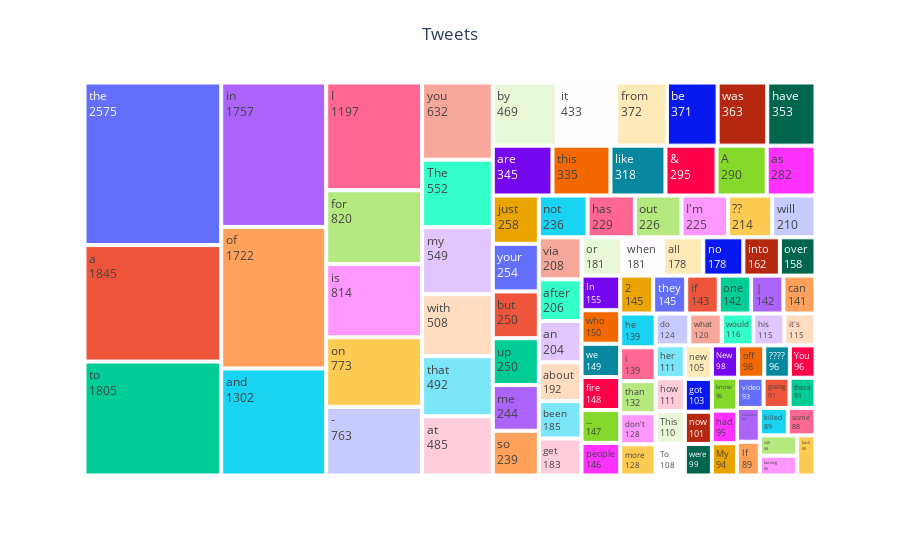

Source (notebook cell):
### Code cell
fig=px.treemap(top100, path=[top100.index], values=0)
fig.update_traces(textinfo='label+value')
fig.update_layout(title={
    'text': 'Tweets',
    'y': 0.95,
    'x': 0.5,
    'xanchor': 'center',
    'yanchor': 'top'
})
fig.show()

### Figure 1 — Plotly figure (JSON) as saved in the notebook; plotly's stock layout.template omitted (floating-point values rounded to 4 significant figures)
{"data": [{"branchvalues": "total", "domain": {"x": [0, 1], "y": [0, 1]}, "hovertemplate": "labels=%{label}<br>0=%{value}<br>parent=%{parent}<br>id=%{id}<extra></extra>", "ids": ["&amp;", "-", "...", "2", "??", "????", "A", "California", "I", "I'm", "If", "In", "My", "New", "The", "This", "To", "You", "a", "about", "after", "all", "an", "and", "are", "as", "at", "back", "be", "been", "burning", "but", "by", "can", "do", "don't", "fire", "for", "from", "get", "going", "got", "had", "has", "have", "he", "her", "his", "how", "i", "if", "in", "into", "is", "it", "it's", "just", "killed", "know", "like", "me", "more", "my", "new", "no", "not", "now", "of", "off", "on", "one", "or", "out", "over", "people", "so", "some", "still", "than", "that", "the", "there", "they", "this", "to", "up", "via", "video", "was", "we", "were", "what", "when", "who", "will", "with", "would", "you", "your", "|"], "labels": ["&amp;", "-", "...", "2", "??", "????", "A", "California", "I", "I'm", "If", "In", "My", "New", "The", "This", "To", "You", "a", "about", "after", "all", "an", "and", "are", "as", "at", "back", "be", "been", "burning", "but", "by", "can", "do", "don't", "fire", "for", "from", "get", "going", "got", "had", "has", "have", "he", "her", "his", "how", "i", "if", "in", "into", "is", "it", "it's", "just", "killed", "know", "like", "me", "more", "my", "new", "no", "not", "now", "of", "off", "on", "one", "or", "out", "over", "people", "so", "some", "still", "than", "that", "the", "there", "they", "this", "to", "up", "via", "video", "was", "we", "were", "what", "when", "who", "will", "with", "would", "you", "your", "|"], "name": "", "parents": ["", "", "", "", "", "", "", "", "", "", "", "", "", "", "", "", "", "", "", "", "", "", "", "", "", "", "", "", "", "", "", "", "", "", "", "", "", "", "", "", "", "", "", "", "", "", "", "", "", "", "", "", "", "", "", "", "", "", "", "", "", "", "", "", "", "", "", "", "", "", "", "", "", "", "", "", "", "", "", "", "", "", "", "", "", "", "", "", "", "", "", "", "", "", "", "", "", "", "", ""], "textinfo": "label+value", "type": "treemap", "values": [295, 763, 147, 145, 214, 96, 290, 89, 1197, 225, 89, 155, 94, 98, 552, 110, 108, 96, 1845, 192, 206, 178, 204, 1302, 345, 282, 485, 85, 371, 185, 86, 250, 469, 141, 124, 128, 148, 820, 372, 183, 91, 103, 95, 229, 353, 139, 111, 115, 111, 139, 143, 1757, 162, 814, 433, 115, 258, 89, 96, 318, 244, 128, 549, 105, 178, 236, 101, 1722, 98, 773, 142, 181, 226, 158, 146, 239, 88, 88, 132, 492, 2575, 91, 145, 335, 1805, 250, 208, 93, 363, 149, 99, 120, 181, 150, 210, 508, 116, 632, 254, 142]}], "layout": {"legend": {"tracegroupgap": 0}, "margin": {"t": 60}, "title": {"text": "Tweets", "x": 0.5, "xanchor": "center", "y": 0.95, "yanchor": "top"}}}
